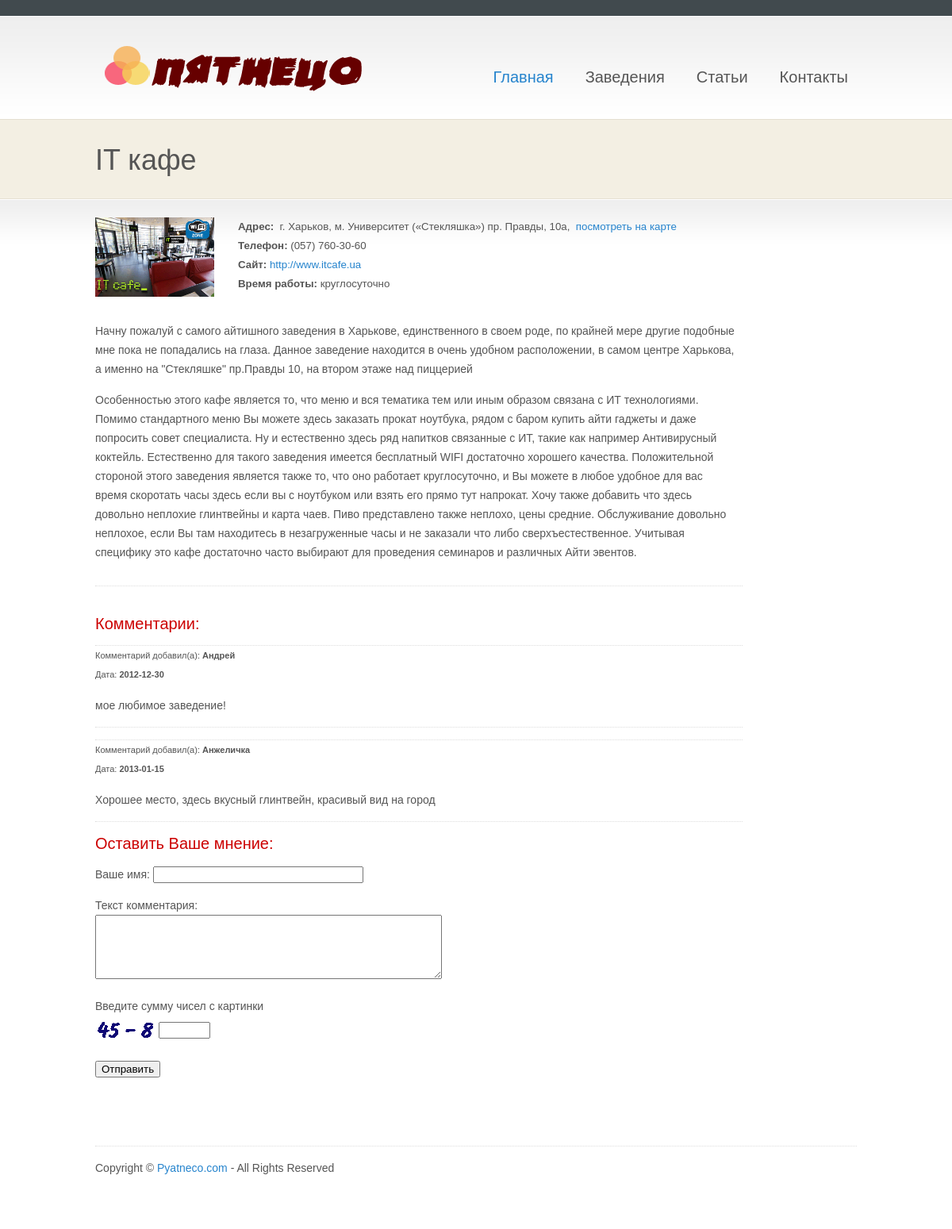
The page /view_article.php?id=1 on the database its author committed.
### tables this page shows
CREATE TABLE IF NOT EXISTS `sp_articles` (
  `id` int(4) NOT NULL AUTO_INCREMENT,
  `title` varchar(255) NOT NULL,
  `meta_d` varchar(255) NOT NULL,
  `meta_k` varchar(255) NOT NULL,
  `address` varchar(500) NOT NULL,
  `phone` varchar(255) NOT NULL,
  `site` varchar(255) NOT NULL,
  `worktime` varchar(255) NOT NULL,
  `date` date NOT NULL,
  `description` text NOT NULL,
  `text` text NOT NULL,
  `author` varchar(255) NOT NULL,
  `img` varchar(255) NOT NULL,
  `q_vote` int(10) NOT NULL,
  `rating1` int(10) NOT NULL,
  `rating2` int(10) NOT NULL,
  `rating3` int(10) NOT NULL,
  PRIMARY KEY (`id`)
);

CREATE TABLE IF NOT EXISTS `sp_comments` (
  `id` int(5) NOT NULL AUTO_INCREMENT,
  `post` int(5) NOT NULL,
  `author` varchar(100) NOT NULL,
  `text` text NOT NULL,
  `date` date NOT NULL,
  PRIMARY KEY (`id`)
);

CREATE TABLE IF NOT EXISTS `sp_comments_check` (
  `id` int(5) NOT NULL AUTO_INCREMENT,
  `img` varchar(255) NOT NULL,
  `res` int(5) NOT NULL,
  PRIMARY KEY (`id`)
);

### view_article.php (the view, shortened to what this page needs)
<?php
require_once ("blocks/database.php");
if (isset($_GET['id'])){ $id = $_GET['id'];}
$result = mysql_query("SELECT title,meta_d,meta_k,address,phone,site,worktime,date,description,text,author,img FROM sp_articles where id='$id'",$db);
$myrow = mysql_fetch_array($result);
?>
<!DOCTYPE html>
<html lang="en">
<head>
<link type="text/css" rel="stylesheet" href="styles/style.css" />
<link rel="stylesheet" href="/js/jquery.fancybox-1.3.4.css" type="text/css" media="screen" />
</head>
<body class="page">
<div id="wrap">
 <?php require_once 'blocks/header.php'; ?>
  <div class="page-headline"><?php echo $myrow['title']; ?></div>
  <div id="main">
    <div id="content_template">
      <div class="post" >
	  <table>
	  <tr>
	  <?php
	  $googlelink1 = str_replace(" ","+",$myrow['address']);
	  ?>
	  <td><div class="content_image">
	  <a class="fancybox" href="<?php echo $myrow['img']; ?>"><img src="<?php echo $myrow['img']; ?>" width="150" height="100"></a>
	  </div>
	  <div class="content_info">
	  <b>Адрес:&nbsp</b> <?php echo $myrow['address']; ?>,&nbsp <a href="http://maps.google.com/?ie=UTF8&hl=en&q=<?php echo $googlelink1; ?>">посмотреть на карте</a><br><b>Телефон:&nbsp</b><?php echo $myrow['phone']; ?><br><b>Сайт:&nbsp</b><?php echo !empty($myrow['site']) ? "<a href=".$myrow['site'].">".$myrow['site']."</a>" : "Информация отсутствует" ; ?><br><b>Время работы:&nbsp</b><?php echo $myrow['worktime']; ?>
	  </div></td>
	  </tr>
	  </table>
	  <br>
      <div><?php echo $myrow['text']; ?></div>
      </div>
      <div class="post-line"></div>
	  <?php
	  $result2 = mysql_query("SELECT * FROM sp_comments where post='$id'",$db);
      if(mysql_num_rows($result2) > 0)
	  {
	  echo "<p class='comment-name'>Комментарии: </p>";
	  $myrow2 = mysql_fetch_array($result2);
      do
	  {
	  printf("<div class='div-comment'><p class='comment-name-add'>Комментарий добавил(а): <b>%s</b><br>Дата: <b>%s</b></p><p> %s</p></div>",$myrow2['author'],$myrow2['date'],$myrow2['text']);
	  }
	  while($myrow2 = mysql_fetch_array($result2));
	  }
	  ?>
	<?php
	$result3 = mysql_query("select img from sp_comments_check where id=1",$db);
	$myrow3 = mysql_fetch_array($result3);
	?>
    <p class='comment-name'>Оставить Ваше мнение:</p>
    <form action="comment.php" method="post" name="form_com">
    <p><label>Ваше имя: </label><input name="author" type="text" size="30" maxlength="30"></p>
	<p><label>Текст комментария: </label><br><textarea name="text" cols="52" rows="5"></textarea></p>
	<p>Введите сумму чисел с картинки<br><img style="vertical-align:top;" src="images/<?php echo $myrow3['img'] ?>" width="80" height="40"><input name="pr" style="vertical-align:top; margin-top:8px;" type="text" size="5" maxlength="5"></p>
	<p><input name="sub_com" type="submit" value="Отправить"></p>
	</form>
    </div>
  </div>
<?php require_once 'blocks/footer.php'; ?>
</div>
</body>
</html>

### styles/style.css (style rules this page uses)
#wrap { width:960px; margin:0 auto; }
body { font-family:arial, sans-serif; background-color:#fff; color:#555; line-height:24px; font-size:14px; }
p { margin:0 10px 15px 0; }
a { text-decoration:none; color:#2684cd; }
.page { background:url(../images/page-bg.png) repeat-x; }
.post-line { clear:both; border-bottom:1px #ddd dotted; margin:30px 0 35px 0; }
.comment-name { font-size:20px; color:#cc0000; }
.comment-name-add { font-size:11px; }
.div-comment { border-top:1px dotted #DDDDDD; border-bottom:1px dotted #DDDDDD; margin:15px 0 15px; }
.div-comment p { margin-left:0px; }
#main { float:left; margin:60px 0 50px 0; width:100%; }
#content_template { float:left; width:85%; }
.page-headline { font-size:36px; margin:-5px 0 0 0; }
.content_image { float:left; margin-right:20px; width:160px; }
.content_info { float:left; width:600px; font-size:95%; }

### rows shown on the page
sp_articles: title "IT кафе", img (picture), address "г. Харьков, м. Университет («Стекляшка») пр. Правды, 10а", phone "(057) 760-30-60", site "http://www.itcafe.ua", worktime "круглосуточно", text "Начну пожалуй с самого айтишного заведения в Харькове, единственного в своем роде, по крайней мере другие подобные мне пока не попадались на глаза. Данное заведение находится в очень удобном расположении, в самом центре Харькова, а именно на \"Стекляшке\" пр.Правды 10, на втором этаже над пиццерией Особенностью этого кафе является то, что меню и вся тематика тем или иным образом связана с ИТ технологиями. Помимо стандартного меню Вы можете здесь заказать прокат ноутбука, рядом с баром купить айти гаджеты и даже попросить совет специалиста. Ну и естественно здесь ряд напитков связанные с ИТ, такие как например Антивирусный коктейль. Естественно для такого заведения имеется бесплатный WIFI…"
sp_comments: author "Андрей", date "2012-12-30", text "мое любимое заведение!"
sp_comments: author "Анжеличка", date "2013-01-15", text "Хорошее место, здесь вкусный глинтвейн, красивый вид на город"
sp_comments_check: img (picture)
